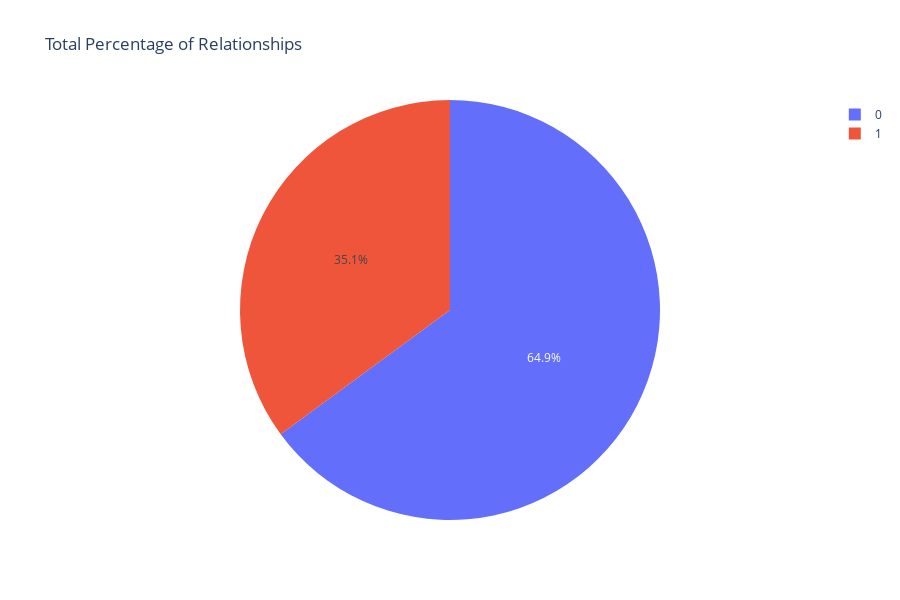

Here is the notebook cell this chart was saved with:
### Markdown cell above
More people do not use Tinder

### Code cell
px.pie(tinder.relationship, names='relationship', title='Total Percentage of Relationships', template='plotly_white', height=600)

### Figure 1 — Plotly figure (JSON) as saved in the notebook; plotly's stock layout.template omitted (floating-point values rounded to 4 significant figures; data arrays with more than 128 entries replaced by an {"elided": "..."} marker saying what was removed)
{"data": [{"domain": {"x": [0, 1], "y": [0, 1]}, "hovertemplate": "relationship=%{label}<extra></extra>", "labels": {"elided": "1896 int values"}, "legendgroup": "", "name": "", "showlegend": true, "type": "pie"}], "layout": {"height": 600, "legend": {"tracegroupgap": 0}, "title": {"text": "Total Percentage of Relationships"}}}
